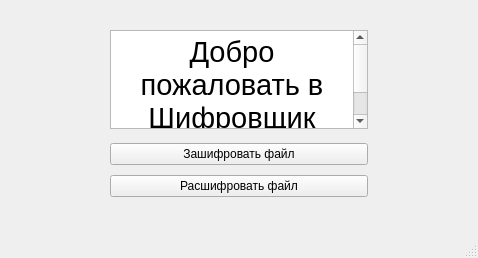
<?xml version="1.0" encoding="UTF-8"?>
<ui version="4.0">
 <class>MainWindow</class>
 <widget class="QMainWindow" name="MainWindow">
  <property name="geometry">
   <rect>
    <x>0</x>
    <y>0</y>
    <width>478</width>
    <height>258</height>
   </rect>
  </property>
  <property name="maximumSize">
   <size>
    <width>720</width>
    <height>1024</height>
   </size>
  </property>
  <property name="windowTitle">
   <string>Шифровщик файлов</string>
  </property>
  <widget class="QWidget" name="centralwidget">
   <widget class="QWidget" name="layoutWidget">
    <property name="geometry">
     <rect>
      <x>110</x>
      <y>30</y>
      <width>258</width>
      <height>171</height>
     </rect>
    </property>
    <layout class="QVBoxLayout" name="verticalLayout_2">
     <property name="spacing">
      <number>10</number>
     </property>
     <item>
      <widget class="QTextBrowser" name="textBrowser">
       <property name="sizePolicy">
        <sizepolicy hsizetype="Expanding" vsizetype="Minimum">
         <horstretch>2</horstretch>
         <verstretch>2</verstretch>
        </sizepolicy>
       </property>
       <property name="html">
        <string>&lt;!DOCTYPE HTML PUBLIC &quot;-//W3C//DTD HTML 4.0//EN&quot; &quot;http://www.w3.org/TR/REC-html40/strict.dtd&quot;&gt;
&lt;html&gt;&lt;head&gt;&lt;meta name=&quot;qrichtext&quot; content=&quot;1&quot; /&gt;&lt;meta charset=&quot;utf-8&quot; /&gt;&lt;style type=&quot;text/css&quot;&gt;
p, li { white-space: pre-wrap; }
hr { height: 1px; border-width: 0; }
li.unchecked::marker { content: &quot;\2610&quot;; }
li.checked::marker { content: &quot;\2612&quot;; }
&lt;/style&gt;&lt;/head&gt;&lt;body style=&quot; font-family:'Segoe UI'; font-size:9pt; font-weight:400; font-style:normal;&quot;&gt;
&lt;p align=&quot;center&quot; style=&quot; margin-top:0px; margin-bottom:0px; margin-left:0px; margin-right:0px; -qt-block-indent:0; text-indent:0px;&quot;&gt;&lt;span style=&quot; font-size:22pt;&quot;&gt;Добро пожаловать в Шифровщик файлов!&lt;/span&gt;&lt;/p&gt;&lt;/body&gt;&lt;/html&gt;</string>
       </property>
      </widget>
     </item>
     <item>
      <layout class="QVBoxLayout" name="verticalLayout" stretch="1,0">
       <property name="spacing">
        <number>10</number>
       </property>
       <property name="sizeConstraint">
        <enum>QLayout::SizeConstraint::SetMaximumSize</enum>
       </property>
       <property name="topMargin">
        <number>4</number>
       </property>
       <property name="bottomMargin">
        <number>4</number>
       </property>
       <item>
        <widget class="QPushButton" name="encodeBtn">
         <property name="sizePolicy">
          <sizepolicy hsizetype="Preferred" vsizetype="Preferred">
           <horstretch>1</horstretch>
           <verstretch>1</verstretch>
          </sizepolicy>
         </property>
         <property name="text">
          <string>Зашифровать файл</string>
         </property>
        </widget>
       </item>
       <item>
        <widget class="QPushButton" name="decodeBtn">
         <property name="sizePolicy">
          <sizepolicy hsizetype="Preferred" vsizetype="Preferred">
           <horstretch>1</horstretch>
           <verstretch>1</verstretch>
          </sizepolicy>
         </property>
         <property name="text">
          <string>Расшифровать файл</string>
         </property>
        </widget>
       </item>
      </layout>
     </item>
    </layout>
   </widget>
  </widget>
  <widget class="QMenuBar" name="menubar">
   <property name="geometry">
    <rect>
     <x>0</x>
     <y>0</y>
     <width>478</width>
     <height>18</height>
    </rect>
   </property>
  </widget>
  <widget class="QStatusBar" name="statusbar"/>
 </widget>
 <resources/>
 <connections/>
</ui>
